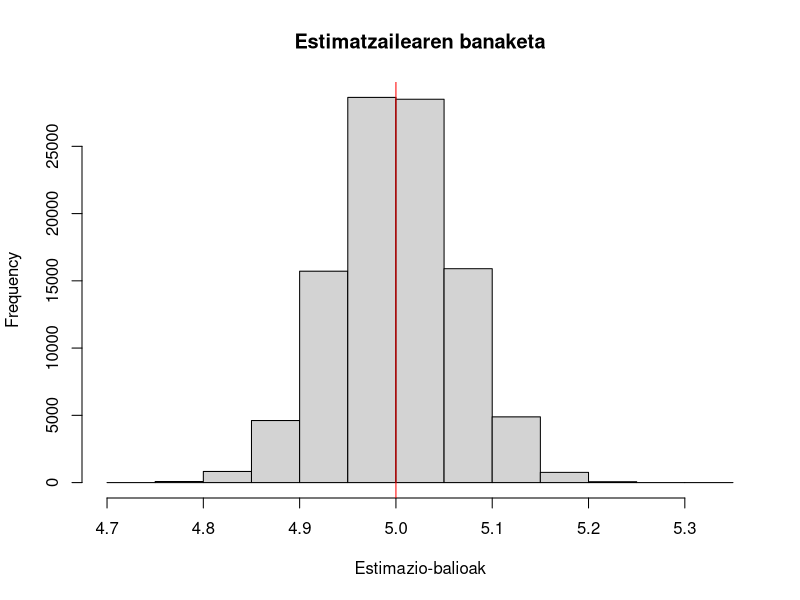
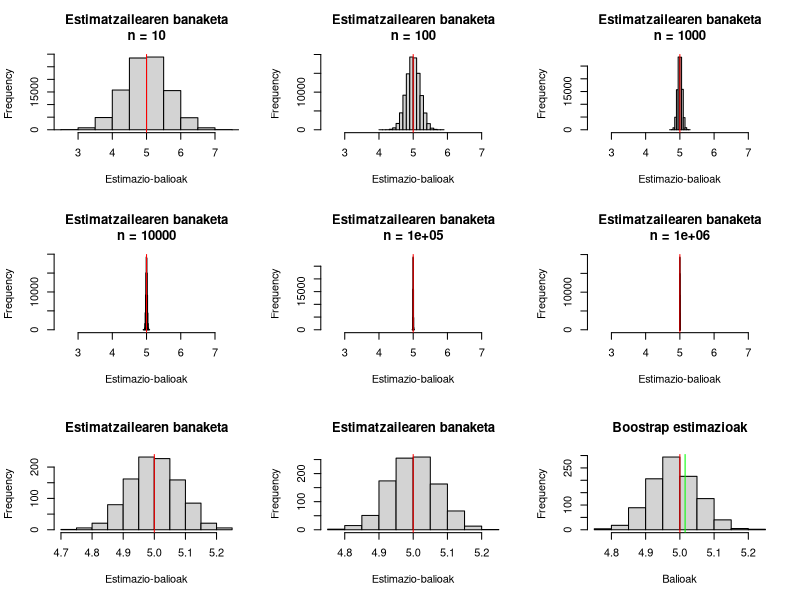

Reproduce these figures in R, in order. (Note: this script raises an error after producing the figures.)
## ---- chunk 1
set.seed(666)
## ---- chunk 2
n <- 1000
hist(rnorm(100000, 5, 2/sqrt(n)), main="Estimatzailearen banaketa", xlab="Estimazio-balioak")
abline(v=5, col="red")
## ---- chunk 3
par(mfrow=c(3, 3))
for (n in c(10, 100, 1000, 10000, 100000, 1000000)){
  hist(rnorm(100000, 5, 2/sqrt(n)), main=paste("Estimatzailearen banaketa\nn =", n), xlab="Estimazio-balioak", xlim=c(2.5, 7.5))
  abline(v=5, col="red")
}
  
## ---- chunk 4
banaketa.laginak <- function(lagin.kopurua, lagin.tamaina, mu, sigma){
  laginak <- matrix(rnorm(lagin.kopurua*lagin.tamaina, mu, sigma), 
                    nrow=lagin.kopurua, ncol=lagin.tamaina)
  return(laginak)
}

laginak <- banaketa.laginak(1000, 1000, 5, 2)
## ---- chunk 5
estimazioak <- apply(laginak, 1, median)
hist(estimazioak, main="Estimatzailearen banaketa", xlab="Estimazio-balioak")
abline(v=5, col="red")
## ---- chunk 6
estimazioak <- apply(laginak, 1, mean, trim=0.25)
hist(estimazioak, main="Estimatzailearen banaketa", xlab="Estimazio-balioak")
abline(v=5, col="red")
## ---- chunk 7
rm(laginak)
set.seed(666)
lagina <- rnorm(1000, 5, 2)
## ---- chunk 8
bootstrapLaginakLortu <- function(hasierako.lagina, boot.lagin.kopurua, boot.lagin.tamaina){
  boot.laginak <- matrix(
    sample(hasierako.lagina, boot.lagin.kopurua*boot.lagin.tamaina, replace=TRUE), 
    nrow=boot.lagin.kopurua, ncol=boot.lagin.tamaina)
  return(boot.laginak)
}

boot.laginak <- bootstrapLaginakLortu(lagina, 1000, 1000)
## ---- chunk 9
# boot.estimazioak <- apply(boot.laginak, 1, median)
boot.estimazioak <- apply(boot.laginak, 1, mean, trim=0.25)
hist(boot.estimazioak, main="Boostrap estimazioak", xlab="Balioak")
estimazioa <- median(lagina)
abline(v=5, col="red") # Hau egoera errealetan ez dugu ezagutuko!
abline(v=estimazioa, col="green")
## ---- chunk 10
estimatuAlborapena <- function(boot.estimazioak, estimazioa){
  #Kalkulatu bootstrap estimazioak erabiliz alborapena (44. gardenkia)
  mean(boot.estimazioak) - estimazioa
}
## ---- chunk 11
estimatuSE <- function(boot.estimazioak){
  #Kalkulatu bootstrap estimazioak erabiliz SE (45. gardenkia)
  sd(boot.estimazioak)
}

## ---- chunk 12



for (n in c(10, 100, 1000, 10000)){
  print(paste("n", n))
  for (B in c(10, 100, 500, 1000, 10000)){
    estimazioa <- mean(lagina, trim=0.25)
    boot.laginak <- bootstrapLaginakLortu(lagina, B, n)
    boot.estimazioak <- apply(boot.laginak, 1, mean, trim=0.25)
    
    alborapena <- estimatuAlborapena(boot.estimazioak, estimazioa)
    errorea <- estimatuSE(boot.estimazioak)
    
    print(paste("    B", B, "Alborapena:", alborapena, "SD:", errorea))

    #alborapenak <- c(alborapenak, estimatuAlborapena(boot.estimazioak, estimazioa))
    #erroreak <- c(erroreak, estimatuSE(boot.estimazioak))
    
  }
}

#alborapenak <- matrix(alborapenak, nrow = 4, ncol = 5)
#erroreak <- matrix(erroreak, nrow=4, ncol=5)

# ALBORAPENAK
# alborapenak

# ERRORE ESTANDARRAK
# erroreak

## ---- chunk 13
t.test(lagina, conf.level=0.95)$conf.int
## ---- chunk 14
lagina1 <- c(11.8, 9.3, 11.4, 20.4, 15.2, 17.8, 15.2, 13.5, 15.1, 10.6, 18.4, 7.5, 17.7, 19.9,
             12.4, 14.6, 21.2, 10.1, 10.2, 13.7, 15.8, 18.1, 16.2, 19.8, 14.2, 14.1, 11.3, 
             11.1, 16.8, 14.8, 15.8, 14.6, 15.0, 15.7, 10.3, 8.8, 17.0, 15.7, 18.6, 12.1, 16.4,
             19.3, 9.9, 15.9, 19.7, 17.6, 15.9, 16.2, 11.1, 15.6)


lagina2 <- c(0.10, 0.03, 0.03, 1.11, 0.50, 0.59, 0.22, 0.26, 3.19, 0.49, 1.14, 0.36, 0.38,
             1.10, 0.02, 0.18, 0.51, 0.41, 0.01, 0.51, 0.15, 0.36, 0.09, 1.50, 0.51, 0.57,
             0.66, 0.16, 1.10, 0.39, 0.01, 2.52, 1.94, 0.68, 1.06, 0.01, 0.09, 0.74, 0.07, 
             1.39, 0.66, 0.92, 0.07, 0.13, 0.42, 0.02, 0.21, 0.47, 0.78, 1.71, 0.01, 0.44,
             0.31, 0.28, 0.26, 0.55, 1.44, 0.17, 0.20, 0.27, 0.07, 0.12, 0.33, 1.02, 1.54, 
             0.43, 0.47, 1.99, 0.96, 0.52, 0.02, 0.65, 0.76, 0.03, 0.95, 0.36, 1.33, 0.69,
             0.15, 0.00, 0.46, 1.05, 1.23, 0.84, 0.49, 0.04, 0.04, 0.09, 0.42, 0.14, 0.20,
             0.01, 0.21, 1.88, 0.39, 0.16, 0.10, 0.07, 0.06, 0.17)
